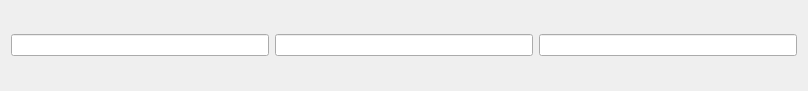
<?xml version="1.0" encoding="UTF-8"?>
<ui version="4.0">
 <class>CaseTuple</class>
 <widget class="QWidget" name="CaseTuple">
  <property name="geometry">
   <rect>
    <x>0</x>
    <y>0</y>
    <width>808</width>
    <height>91</height>
   </rect>
  </property>
  <property name="windowTitle">
   <string>MedicalIntelligence (Doctor Client)</string>
  </property>
  <layout class="QHBoxLayout" name="horizontalLayout">
   <item>
    <widget class="QLineEdit" name="m_diagnosis"/>
   </item>
   <item>
    <widget class="QLineEdit" name="m_prescription"/>
   </item>
   <item>
    <widget class="QLineEdit" name="m_advice"/>
   </item>
  </layout>
 </widget>
 <resources/>
 <connections/>
</ui>
